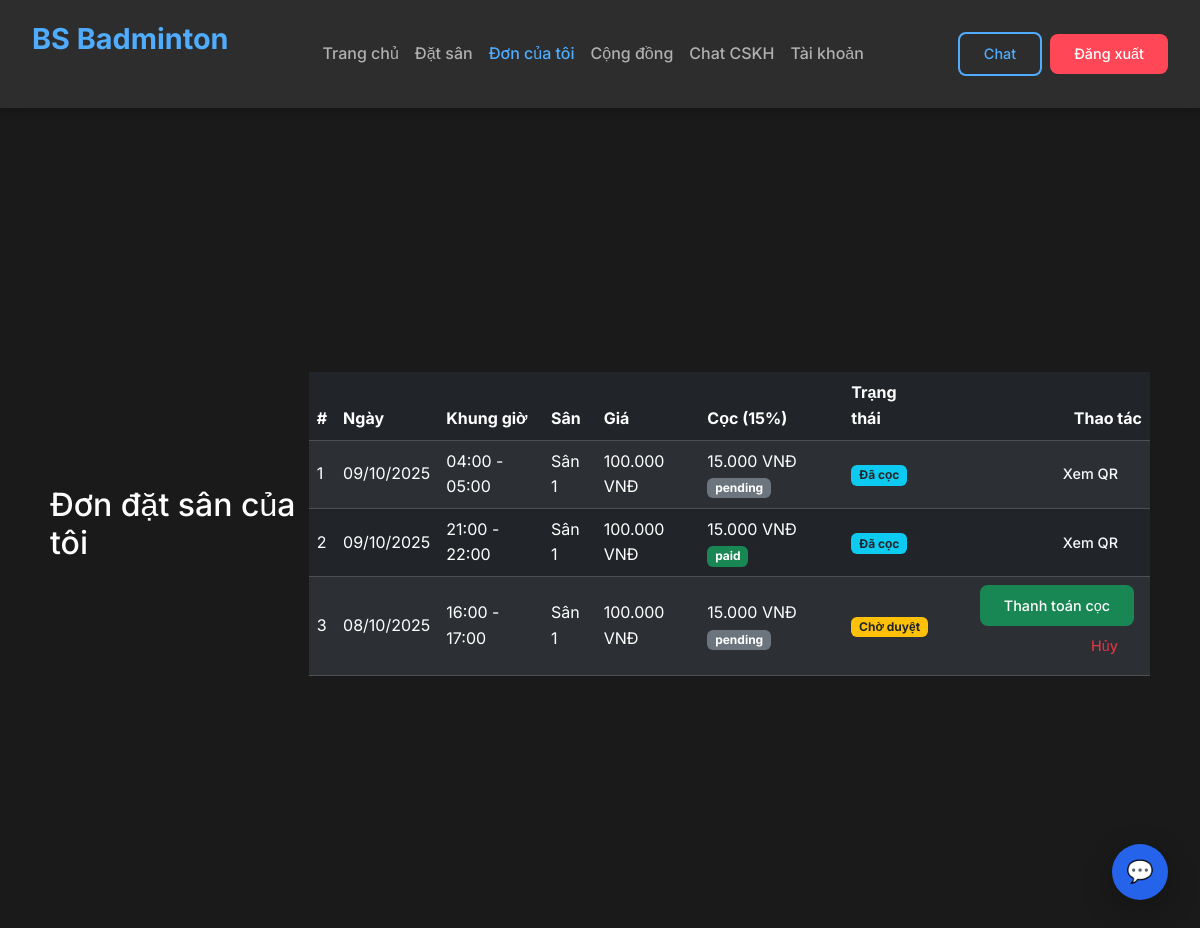
Page /public/my_bookings.php (signed in) on the committed database.
### tables this page shows
CREATE TABLE `bookings` (
  `id` int NOT NULL,
  `user_id` int NOT NULL,
  `court_id` int NOT NULL,
  `booking_date` date NOT NULL,
  `start_time` time NOT NULL,
  `end_time` time NOT NULL,
  `total_price` decimal(10,2) NOT NULL,
  `status` enum('pending','approved','rejected','cancelled','paid') DEFAULT 'pending',
  `created_at` timestamp NOT NULL DEFAULT CURRENT_TIMESTAMP,
  `deposit_status` enum('pending','paid') DEFAULT 'pending'
);

CREATE TABLE `courts` (
  `id` int NOT NULL,
  `name` varchar(100) NOT NULL,
  `description` text,
  `price_per_hour` decimal(10,2) NOT NULL,
  `status` enum('active','inactive') DEFAULT 'active',
  `created_at` timestamp NOT NULL DEFAULT CURRENT_TIMESTAMP
);

### public/my_bookings.php (the view, shortened to what this page needs)
<?php
require_once __DIR__ . '/../config/db.php';
$user_id = (int)$_SESSION['user']['id'];
function hasColumn(PDO $pdo, $table, $col) {
  $sql = "SELECT 1 FROM INFORMATION_SCHEMA.COLUMNS WHERE TABLE_SCHEMA = DATABASE() AND TABLE_NAME = ? AND COLUMN_NAME = ? LIMIT 1";
  $st = $pdo->prepare($sql); $st->execute([$table, $col]);
  return (bool)$st->fetchColumn();
}
function hasTable(PDO $pdo, $table) {
  $sql = "SELECT 1 FROM INFORMATION_SCHEMA.TABLES WHERE TABLE_SCHEMA = DATABASE() AND TABLE_NAME = ? LIMIT 1";
  $st = $pdo->prepare($sql); $st->execute([$table]);
  return (bool)$st->fetchColumn();
}
$has_total_price    = hasColumn($pdo, 'bookings', 'total_price');
$has_deposit        = hasColumn($pdo, 'bookings', 'deposit');
$has_deposit_status = hasColumn($pdo, 'bookings', 'deposit_status');
$has_notes          = hasColumn($pdo, 'bookings', 'notes');
$has_created_at     = hasColumn($pdo, 'bookings', 'created_at');
$has_timeslot_id    = hasColumn($pdo, 'bookings', 'timeslot_id');
$has_timeslot_text  = hasColumn($pdo, 'bookings', 'timeslot');
$has_timeslots_tbl  = hasTable($pdo, 'timeslots');
$fields = array(
  "b.id",
  "b.booking_date",
  "b.status",
  "c.name AS court_name",
  "c.price_per_hour"
);
$fields[] = $has_total_price    ? "b.total_price"    : "0 AS total_price";
$fields[] = $has_deposit        ? "b.deposit"        : "0 AS deposit";
$fields[] = $has_deposit_status ? "b.deposit_status" : "'pending' AS deposit_status";
$fields[] = $has_notes          ? "b.notes"          : "NULL AS notes";
$fields[] = $has_created_at     ? "b.created_at"     : "NULL AS created_at";
$join = "JOIN courts c ON c.id = b.court_id";
$orderBy = "ORDER BY b.booking_date DESC, b.id DESC";
if ($has_timeslots_tbl && $has_timeslot_id) {
  $fields[] = "t.label AS slot_label";
  $fields[] = "t.start_time";
  $join .= " JOIN timeslots t ON t.id = b.timeslot_id";
  $orderBy = "ORDER BY b.booking_date DESC, t.start_time DESC";
} elseif ($has_timeslots_tbl && $has_timeslot_text) {
  $fields[] = "t.label AS slot_label";
  $fields[] = "t.start_time";
  $join .= " LEFT JOIN timeslots t ON t.label = b.timeslot";
  $orderBy = "ORDER BY b.booking_date DESC, t.start_time DESC";
} elseif ($has_timeslot_text) {
  $fields[] = "b.timeslot AS slot_label";
} else {
  $fields[] = "CONCAT(DATE_FORMAT(b.start_time, '%H:%i'), ' - ', DATE_FORMAT(b.end_time, '%H:%i')) AS slot_label";
}
$sql = "SELECT " . implode(", ", $fields) . " FROM bookings b $join WHERE b.user_id = ? $orderBy";
$st = $pdo->prepare($sql);
$st->execute([$user_id]);
$rows = $st->fetchAll(PDO::FETCH_ASSOC);
@include __DIR__ . '/partials/header.php';
?>
<main class="container mt-4">
  <h2 class="mb-3">Đơn đặt sân của tôi</h2>
  <?php if (empty($rows)): ?>
    <div class="alert alert-info">Chưa có đơn đặt nào.</div>
  <?php else: ?>
    <div class="table-responsive">
      <table class="table table-dark table-striped align-middle">
        <thead>
          <tr>
            <th>#</th>
            <th>Ngày</th>
            <th>Khung giờ</th>
            <th>Sân</th>
            <th>Giá</th>
            <th>Cọc (15%)</th>
            <th>Trạng thái</th>
            <th class="text-end">Thao tác</th>
          </tr>
        </thead>
        <tbody>
          <?php foreach ($rows as $i => $r):
            $basePrice = (int)(isset($r['total_price']) ? $r['total_price'] : 0);
            $dep = (int)(isset($r['deposit']) ? $r['deposit'] : 0);
            if ($dep <= 0) $dep = (int)round($basePrice * 0.15);
            $slotLabel = isset($r['slot_label']) ? $r['slot_label'] : '-';
            $status = $r['status'];
$badgeClass = 'bg-light text-dark';
switch ($status) {
  case 'paid':
    $badgeClass = 'bg-info text-dark';
    $statusText = 'Đã cọc';
    break;
  case 'pending':
    $badgeClass = 'bg-warning text-dark';
    $statusText = 'Chờ duyệt';
    break;
}
            $depStatus = isset($r['deposit_status']) ? $r['deposit_status'] : 'pending';
          ?>
            <tr>
              <td><?php echo $i+1; ?></td>
              <td><?php echo date('d/m/Y', strtotime($r['booking_date'])); ?></td>
              <td><?php echo htmlspecialchars($slotLabel); ?></td>
              <td><?php echo htmlspecialchars($r['court_name']); ?></td>
              <td><?php echo number_format($basePrice,0,',','.'); ?> VNĐ</td>
              <td>
                <?php echo number_format($dep,0,',','.'); ?> VNĐ
                <?php if ($has_deposit_status): ?>
                  <span class="badge <?php echo ($depStatus === 'paid') ? 'bg-success' : 'bg-secondary'; ?>">
                    <?php echo htmlspecialchars($depStatus); ?>
                  </span>
                <?php endif; ?>
              </td>
             <td><span class="badge <?php echo $badgeClass; ?>"><?php echo htmlspecialchars($statusText); ?></span></td>
              <td class="text-end">
                <?php if ($status === 'pending'): ?>
                  <a class="btn btn-sm btn-success me-2" href="payment.php?booking_id=<?php echo (int)$r['id']; ?>">Thanh toán cọc</a>
                  <a class="btn btn-sm btn-outline-danger" href="cancel_booking.php?id=<?php echo (int)$r['id']; ?>" onclick="return confirm('Hủy đơn này?');">Hủy</a>
                <?php else: ?>
                  <a class="btn btn-sm btn-outline-light" href="payment.php?booking_id=<?php echo (int)$r['id']; ?>">Xem QR</a>
                <?php endif; ?>
              </td>
            </tr>
          <?php endforeach; ?>
        </tbody>
      </table>
    </div>
  <?php endif; ?>
</main>
<?php @include __DIR__ . '/partials/footer.php'; ?>

### public/assets/css/style.css (style rules this page uses)
* { margin: 0; padding: 0; box-sizing: border-box; }
body { font-family: 'Poppins', sans-serif; background: linear-gradient(135deg, #667eea 0%, #764ba2 50%, #f093fb 100%); min-height: 100vh; overflow-x: hidden; }
.container { display: flex; justify-content: center; align-items: center; min-height: 100vh; padding: 20px; position: relative; z-index: 1; }

### public/assets/css/style-home.css (style rules this page uses)
* { margin: 0; padding: 0; box-sizing: border-box; }
body { font-family: 'Inter', sans-serif; background: #1a1a1a; color: #ffffff; line-height: 1.6; }
.btn { padding: 0.6rem 1.5rem; border-radius: 8px; border: none; cursor: pointer; font-weight: 500; text-decoration: none; display: inline-block; transition: all 0.3s ease; font-size: 0.9rem; }

### rows in the picture
bookings: booking_date "09/10/2025", slotLabel "04:00 - 05:00", court.name "Sân 1", total_price "100.000", total_price "15.000", deposit_status "pending", status "Đã cọc"
bookings: booking_date "09/10/2025", slotLabel "21:00 - 22:00", court.name "Sân 1", total_price "100.000", total_price "15.000", deposit_status "paid", status "Đã cọc"
bookings: booking_date "08/10/2025", slotLabel "16:00 - 17:00", court.name "Sân 1", total_price "100.000", total_price "15.000", deposit_status "pending", status "Chờ duyệt"
